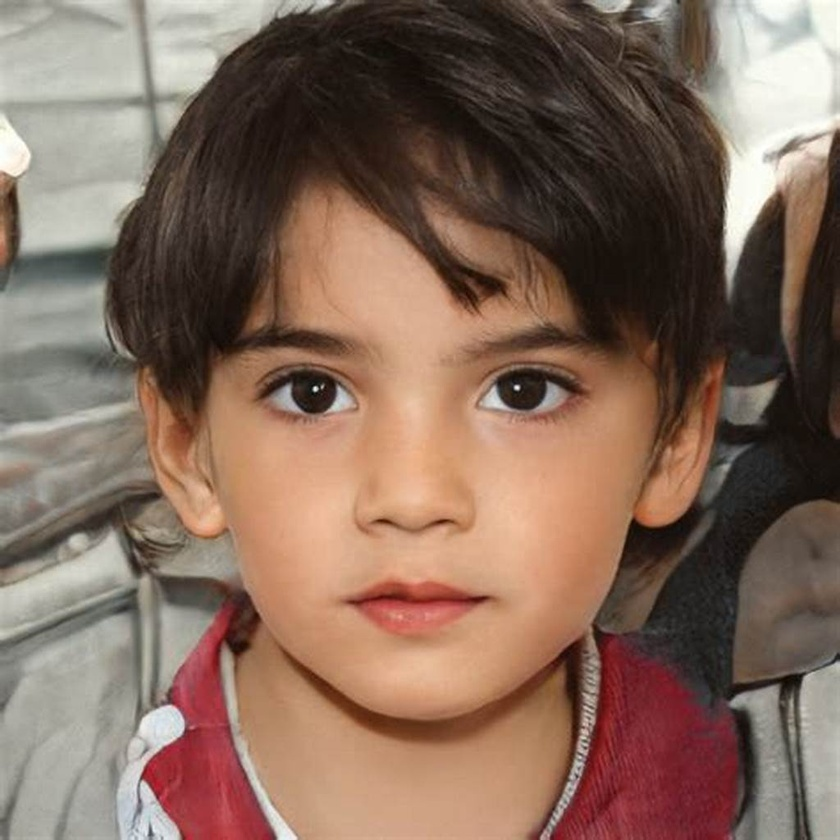
#> input picture image/人脸.jpeg, 840 x 840 px, shrunk from 1024 x 1024 before the run, found by its file name
$ jupyter execute '人脸检测.ipynb'
#> lines starting #> are read from the running program, lines starting #| are printed output that depends on the picture; after the words box and inside, x2 and y2 are one past the last pixel; in counts of white or black regions, pixels touching at a corner belong together
[cell 1]
#导入库
import matplotlib.pyplot as plt
import cv2 as cv
import imutils
print(cv.__file__)

[cell 2]
img=cv.imread('/Users/lixuecheng/Desktop/python/OpenCV/image/人脸.jpeg')
#> img is the input picture: shape (840, 840, 3); mean B, G, R 90.7, 105.4, 131.5
#转换成灰度图
gray=cv.cvtColor(img,cv.COLOR_BGR2GRAY)
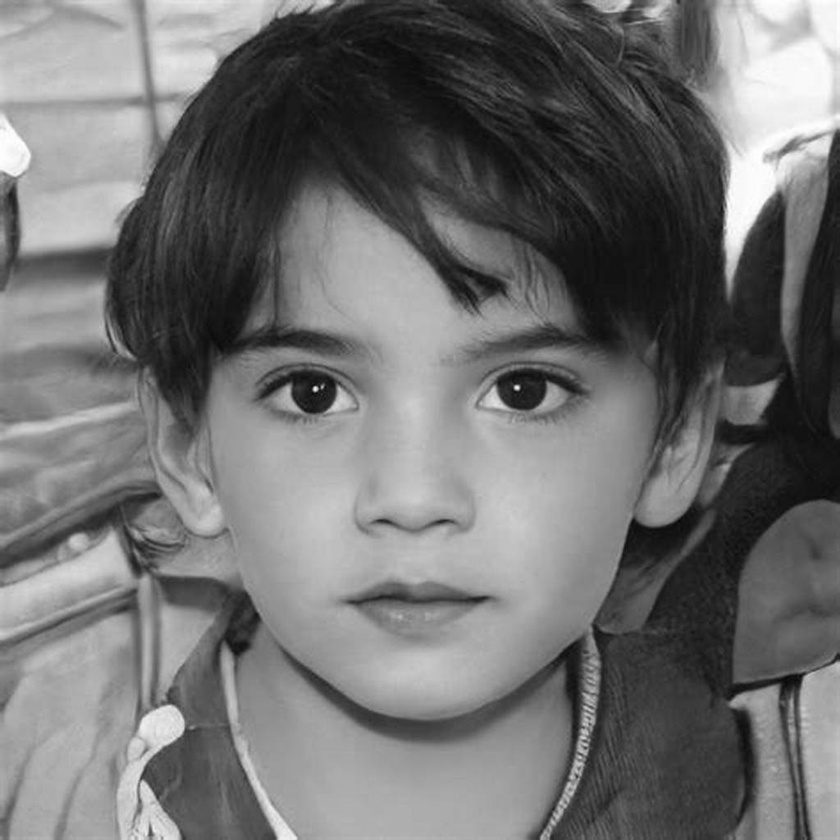
#> gray: shape (840, 840); min 6, max 255, mean 111.5

[cell 3]
#实例化检测器
face_cas=cv.CascadeClassifier("/Users/lixuecheng/Desktop/python/OpenCV/人脸检测/haarcascade_frontalface_default.xml")
face_cas.load('/Users/lixuecheng/Desktop/python/OpenCV/人脸检测/haarcascade_frontalface_default.xml')

eyes_cas=cv.CascadeClassifier("/Users/lixuecheng/Desktop/python/OpenCV/人脸检测/haarcascade_eye.xml")
eyes_cas.load('/Users/lixuecheng/Desktop/python/OpenCV/人脸检测/haarcascade_eye.xml')

[cell 4]
#人脸检测
face_rect=face_cas.detectMultiScale(gray,scaleFactor=1.3,minNeighbors=3,minSize=(2,2))
#> face_rect = [[148, 182, 538, 538]]

[cell 5]
#绘制人脸，检测眼睛
for facerect in face_rect:
    x,y,w,h=facerect
    cv.rectangle(img,(x,y),(x+w,y+h),(0,255,255),3)

    roi_color=img[y:y+h,x:x+w]
    roi_gray=gray[y:y+h,x:x+w]

    eyes=eyes_cas.detectMultiScale(roi_gray)

    for (ex,ey,ew,eh) in eyes:
        cv.rectangle(roi_color,(ex,ey),(ex+ew,ey+eh),(0,0,255),3)
#> this loop made 1 pass
#> pass 1, `roi_color=img[y:y+h,x:x+w]`:
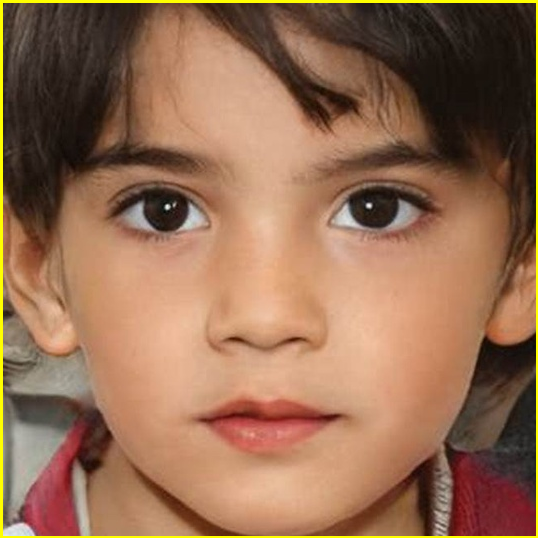
#> roi_color: shape (538, 538, 3); mean B, G, R 82, 109, 149.2
#> pass 1, `roi_gray=gray[y:y+h,x:x+w]`:
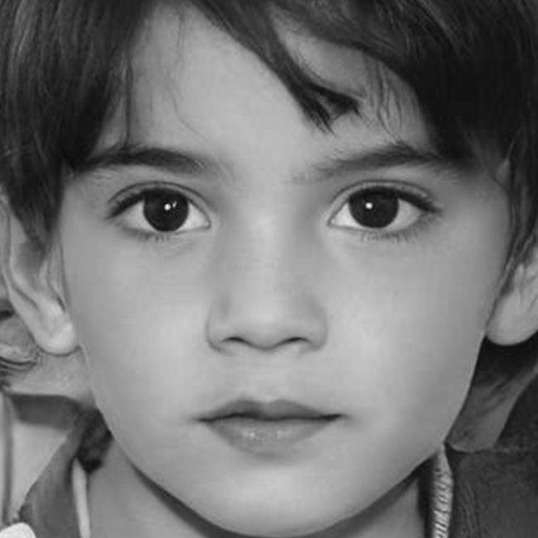
#> roi_gray: shape (538, 538); min 6, max 244, mean 115.2
#> after the loop:
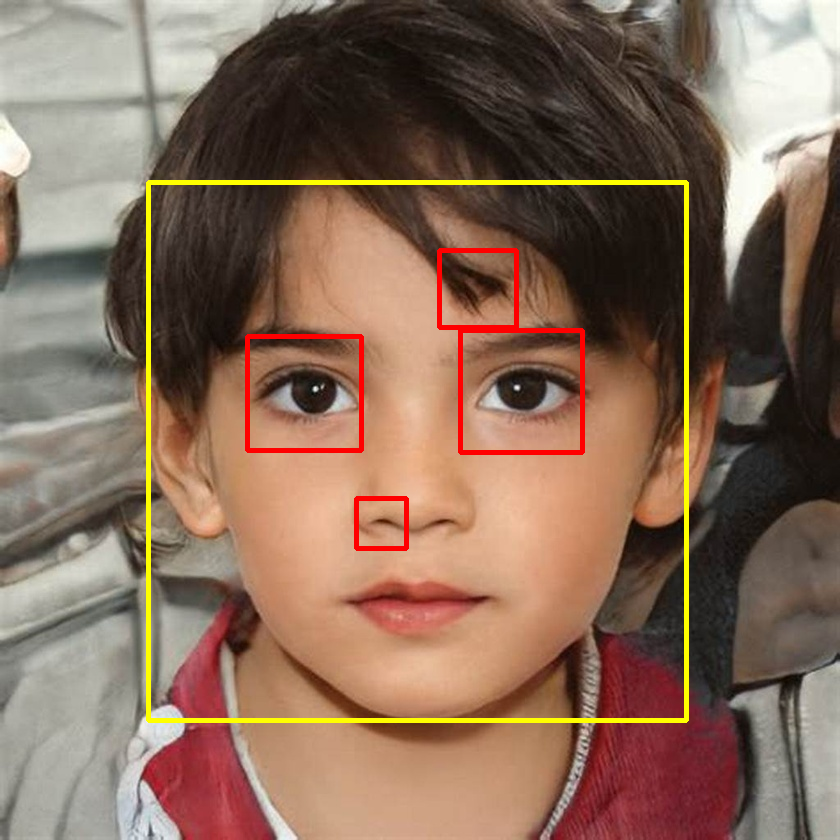
#> img: shape (840, 840, 3); 2.53% of pixels changed, all inside (x1, y1, x2, y2) = (146, 180, 689, 723)
#> after the loop:
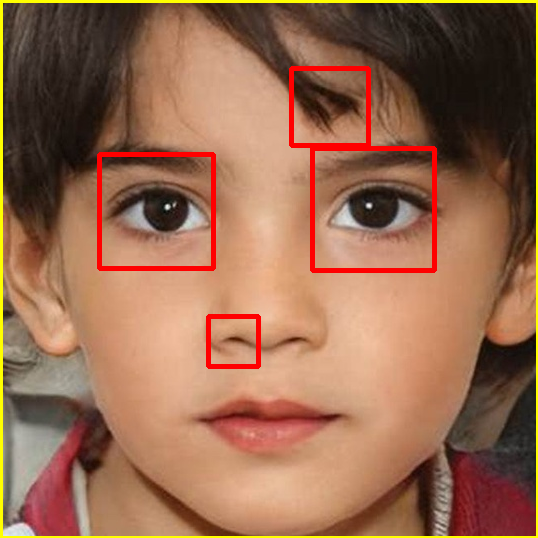
#> roi_color: shape (538, 538, 3); 2.45% of pixels changed, all inside (x1, y1, x2, y2) = (97, 66, 437, 369)

[cell 6]
plt.figure(dpi=200)
plt.imshow(imutils.opencv2matplotlib(img))
